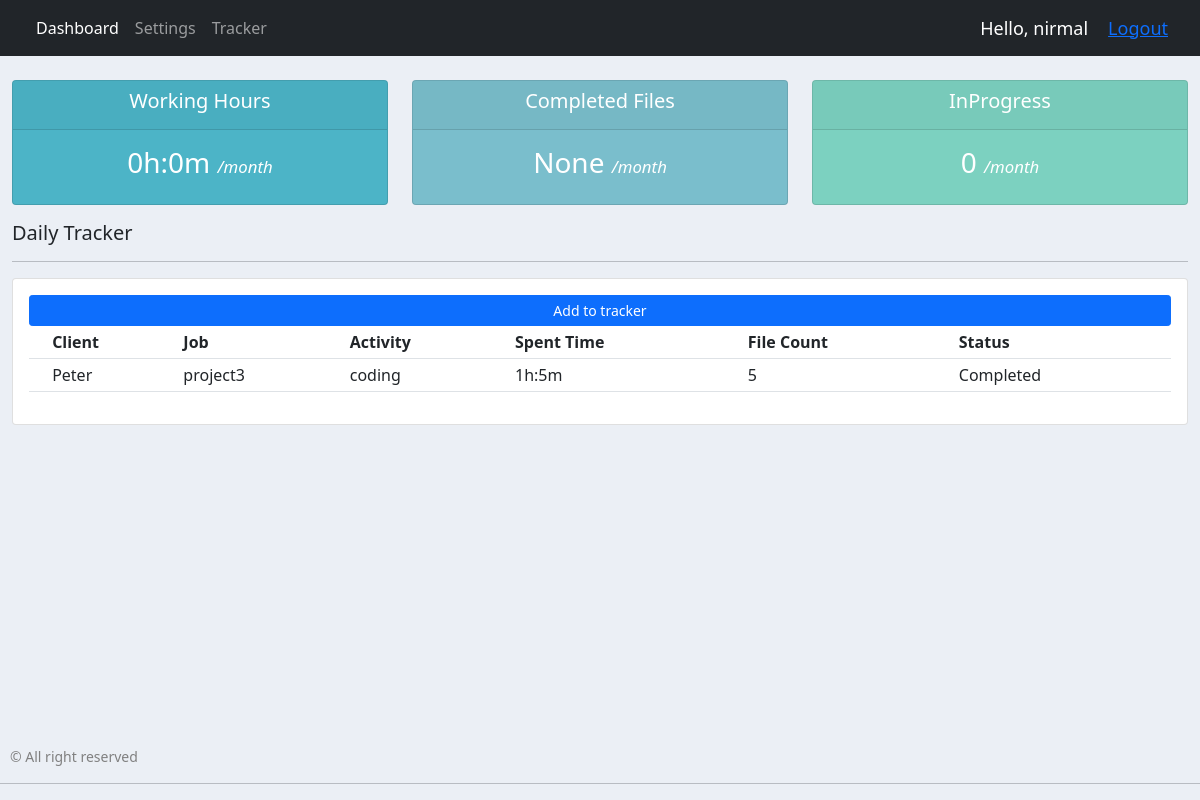
The app's page /user/ (signed in), older data.
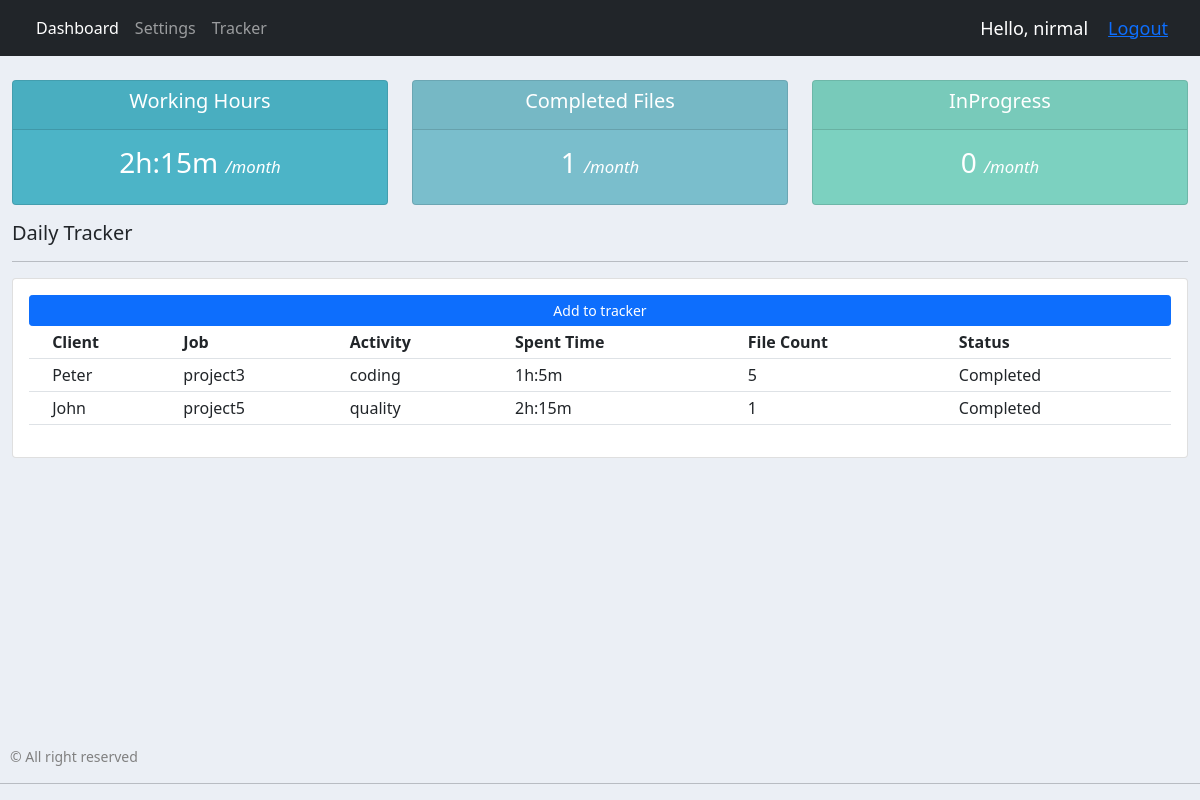
The same page, newer data.
### jobs/models.py (models this page shows)
class Tracker(models.Model):
    JOBSTATUS = (
        ('Completed','Completed'),
        ('WIP','WIP'),
    )
    employee = models.CharField(max_length=200, null=True)
    client = models.CharField(max_length=200, null=True)
    job = models.CharField(max_length=200, null=True)
    activity = models.CharField(max_length=200, null=True)
    workedDate = models.DateField(null=True, blank=True)
    spentTimeHr = models.IntegerField(null=True, blank=True)
    spentTimeMin = models.IntegerField(null=True, blank=True)
    fileCount = models.SmallIntegerField(null=True, blank=True)
    status = models.CharField(max_length=200, null=True, choices=JOBSTATUS)

### jobs/decorators.py (the view)
        def wrapper_func(request, *args, **kwargs):
            group = None
            if request.user.groups.exists():
                group = request.user.groups.all()[0].name
            if group in allowed_roles:
                return view_func(request, *args, **kwargs)
            else:
                return HttpResponse('You are not authorized to view this page.')

### jobs/models.py (called while the page is built)
    def __str__(self):
        return self.name

### jobs/templates/jobs/user.html (shortened to what this page needs)
{% extends 'jobs/main.html' %}
{% block content %}
{% include 'jobs/user_status.html' %}
<div class="row">
    <div class="col">
        <h5>Daily Tracker</h5>
        <hr>
        <div class="card card-body">
            <a class="btn btn-primary btn-sm btn-block" href="{% url 'create_tracker' myUser %}">Add to tracker</a>
            <table class="table table-sm">
                <tr>
                    <th></th>
                    <th>Client</th>
                    <th>Job</th>
                    <th>Activity</th>
                    <th>Spent Time</th>
                    <th>File Count</th>
                    <th>Status</th>
                </tr>
                {% for track in myUserTracker %}
                    <tr>
                        <td></td>
                        <td>{{track.client}}</td>
                        <td>{{track.job}}</td>
                        <td>{{track.activity}}</td>
                        <td>{{track.spentTimeHr}}h:{{track.spentTimeMin}}m</td>
                        <td>{{track.fileCount}}</td>
                        <td>{{track.status}}</td>
                    </tr>
                {% endfor %}
            </table>
        </div>
    </div>
</div>
{% endblock content%}

Row changes from the older to the newer data that the page shows:
added Tracker: client "John", job "project5", activity "quality", spentTimeHr "2", spentTimeMin "15", fileCount "1", status "Completed"
Text that changed along with them:
{{ month_working_hr }}: "0h:0m" → "2h:15m"
{{ tot_filecount }}: "None" → "1"
